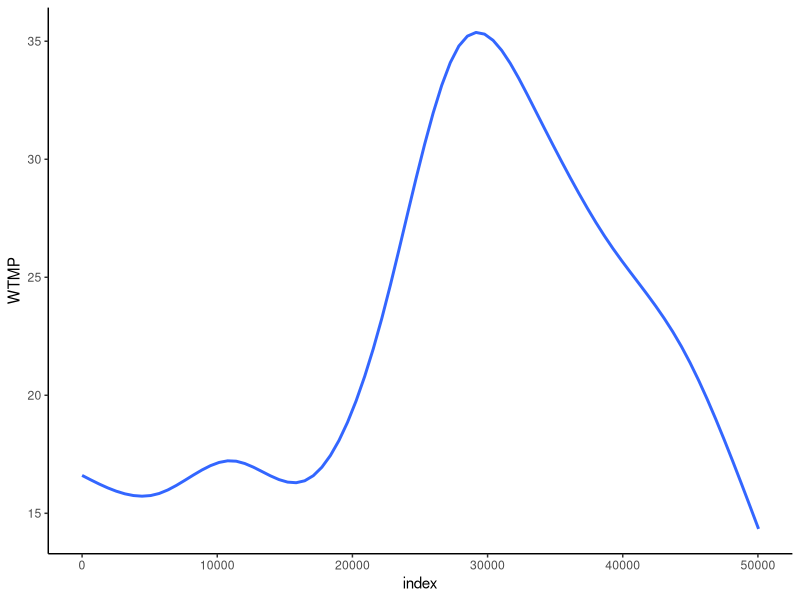

R code for this plot:
## ---- chunk 1
library(data.table)
library(ggplot2)
#pull in temp data
temp <- data.table(read.csv("figures/theoretical_figure_temp.csv"))
## ---- chunk 2
nrow(temp)

index_values <- seq(0, nrow(temp)-1, by = 1)

temp[,index := index_values]
## ---- chunk 3
ggplot(temp) +
  geom_smooth(aes(index, WTMP), se = F) +
  theme_classic()
